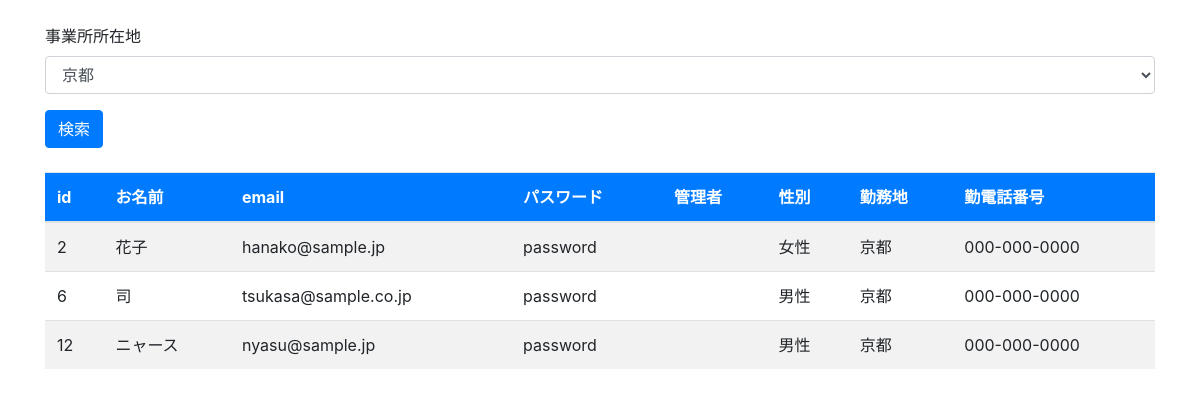
/2/index.php?pref=京都, run on the app's committed database.
### tables this page shows
CREATE TABLE "users" (
	"id"	INTEGER NOT NULL PRIMARY KEY AUTOINCREMENT,
	"name"	TEXT NOT NULL,
	"email"	TEXT NOT NULL,
	"password"	TEXT NOT NULL,
	"is_admin"	INTEGER NOT NULL DEFAULT 0,
	"gender"	INTEGER NOT NULL,
	"pref"	TEXT,
	"tel"	TEXT
);

### 2/index.php (the view, shortened to what this page needs)
<?php
$pref = '';
if (isset($_GET['pref'])) {
    $pref = $_GET['pref'];
}
$dsn = 'sqlite:../work.db';
$dbh = new PDO($dsn);
$dbh->setAttribute(PDO::ATTR_ERRMODE, PDO::ERRMODE_EXCEPTION);
$sql = 'select * from users';
if ($pref) {
    $sql .= ' where pref=:pref';
}
$stmt = $dbh->prepare($sql);
if ($pref) {
    $stmt->bindValue(':pref', $pref, PDO::PARAM_STR);
}
$stmt->execute();
$list = $stmt->fetchAll(PDO::FETCH_ASSOC);
?>
<!DOCTYPE html>
<html lang="en">
<head>
    <link rel="stylesheet" href="https://stackpath.bootstrapcdn.com/bootstrap/4.4.1/css/bootstrap.min.css">
</head>
<body>
    <div class="container">
        <form method="get" action="./" class="my-4">
            <div class="form-group">
                <label for="pref">事業所所在地</label>
                <select name="pref" id="pref" class="form-control">
                    <option value="京都" <?php if ($pref == '京都') echo ' selected' ?>>京都</option>
                </select>
            </div>
            <div class="my-2">
                <input type="submit" value="検索" class="btn btn-primary">
            </div>
        </form>
        <table class="table table-striped table-hover my-3">
            <thead class="bg-primary text-white">
                <tr>
                    <th>id</th>
                    <th>お名前</th>
                    <th>email</th>
                    <th>パスワード</th>
                    <th>管理者</th>
                    <th>性別</th>
                    <th>勤務地</th>
                    <th>勤電話番号</th>
                </tr>
            </thead>
            <tbody>
                <?php foreach ($list as $v) : ?>
                    <tr>
                        <td><?= $v['id'] ?></td>
                        <td><?= $v['name'] ?></td>
                        <td><?= $v['email'] ?></td>
                        <td><?= $v['password'] ?></td>
                        <td><?php if ($v['is_admin'] == 1) echo 'はい' ?></td>
                        <td>
                            <?php if ($v['gender'] == 1) : ?>
                                男性
                            <?php elseif ($v['gender'] == 2) : ?>
                                女性
                            <?php else : ?>
                                その他
                            <?php endif ?>
                        </td>
                        <td><?= $v['pref'] ?></td>
                        <td><?= $v['tel'] ?></td>
                    </tr>
                <?php endforeach ?>
            </tbody>
        </table>
    </div>
</body>
</html>

### data on the page
users: id "2", name "花子", email "hanako@sample.jp", password "password", gender "女性", pref "京都", tel "000-000-0000"
users: id "6", name "司", email "tsukasa@sample.co.jp", password "password", gender "男性", pref "京都", tel "000-000-0000"
users: id "12", name "ニャース", email "nyasu@sample.jp", password "password", gender "男性", pref "京都", tel "000-000-0000"
